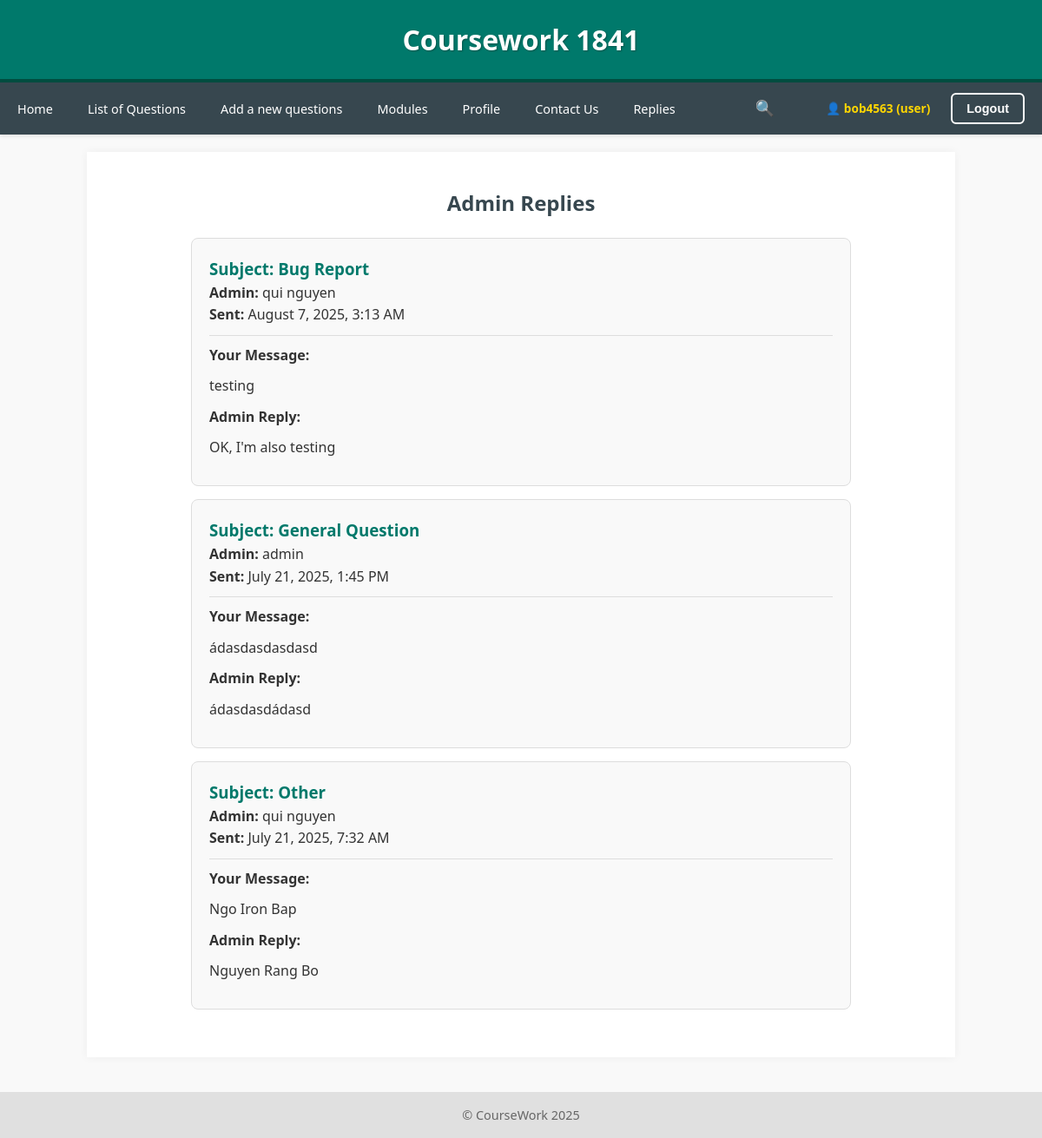
The page /CW/user_replies.php (signed in) on the database its author committed.
### tables this page shows
CREATE TABLE `admin_replies` (
  `id` int(11) NOT NULL,
  `message_id` int(11) NOT NULL,
  `admin_id` int(11) NOT NULL,
  `reply_text` text NOT NULL,
  `sent_at` timestamp NOT NULL DEFAULT current_timestamp()
);

CREATE TABLE `contact_messages` (
  `id` int(11) NOT NULL,
  `name` varchar(255) NOT NULL,
  `email` varchar(255) NOT NULL,
  `subject` varchar(255) NOT NULL,
  `message` text NOT NULL,
  `created_at` timestamp NOT NULL DEFAULT current_timestamp(),
  `is_read` tinyint(1) DEFAULT 0,
  `user_id` int(11) DEFAULT NULL
);

CREATE TABLE `user` (
  `id` int(11) NOT NULL,
  `name` varchar(255) NOT NULL,
  `email` varchar(255) NOT NULL,
  `password` varchar(255) NOT NULL,
  `role` enum('admin','user') NOT NULL DEFAULT 'user',
  `image` varchar(255) DEFAULT NULL
);

### CW/user_replies.php (called while the page is built, shortened)
<?php
include 'includ/DatabaseConnection.php';
$userId = $_SESSION['user_id'];
try {
    $stmt = $pdo->prepare("
        SELECT cm.subject, cm.message, ar.reply_text, ar.sent_at, u.name as admin_name
        FROM admin_replies ar
        JOIN contact_messages cm ON ar.message_id = cm.id
        JOIN user u ON ar.admin_id = u.id
        WHERE cm.email = (SELECT email FROM user WHERE id = ?)
        ORDER BY ar.sent_at DESC
    ");
    $stmt->execute([$userId]);
    $replies = $stmt->fetchAll();
} catch (Exception $e) {
    $error = $e->getMessage();
}
include 'tem/user_replies.html.php';
include 'tem/layout.html.php';

### CW/tem/user_replies.html.php (the view, shortened to what this page needs)
<div class="user-replies-container">
    <h2>Admin Replies</h2>
    <?php if (empty($replies)): ?>
        <p>No replies from admin yet.</p>
    <?php else: ?>
        <ul class="replies-list">
            <?php foreach ($replies as $reply): ?>
                <li class="reply-item">
                    <div class="reply-header">
                        <h3>Subject: <?= htmlspecialchars($reply['subject']) ?></h3>
                        <p><strong>Admin:</strong> <?= htmlspecialchars($reply['admin_name']) ?></p>
                        <p><strong>Sent:</strong> <?= date('F j, Y, g:i A', strtotime($reply['sent_at'])) ?></p>
                    </div>
                    <div class="reply-content">
                        <p><strong>Your Message:</strong></p>
                        <p><?= nl2br(htmlspecialchars($reply['message'])) ?></p>
                        <p><strong>Admin Reply:</strong></p>
                        <p><?= nl2br(htmlspecialchars($reply['reply_text'])) ?></p>
                    </div>
                </li>
            <?php endforeach; ?>
        </ul>
    <?php endif; ?>
</div>

### CW/css/final-cw.css (style rules this page uses)
* { margin: 0; padding: 0; box-sizing: border-box; }
body { font-family: 'Segoe UI', Tahoma, sans-serif; background-color: #f9f9f9; color: #333; line-height: 1.6; font-size: 16px; }
.user-replies-container { max-width: 800px; margin: 0 auto; padding: 20px; }
.user-replies-container h2 { text-align: center; color: #37474F; margin-bottom: 20px; }
.replies-list { list-style: none; padding: 0; }
.reply-item { background: #f9f9f9; border: 1px solid #ddd; border-radius: 8px; padding: 20px; margin-bottom: 15px; }
.reply-header { border-bottom: 1px solid #ddd; padding-bottom: 10px; margin-bottom: 10px; }
.reply-header h3 { color: #00796B; margin: 0; }
.reply-content p { margin: 10px 0; line-height: 1.6; color: #333; }
.reply-content { color: #333; line-height: 1.6; }

### rows shown on the page
admin_replies: message.subject "Bug Report", admin.name "qui nguyen", sent_at "August 7, 2025, 3:13 AM", message.message "testing", reply_text "OK, I'm also testing"
admin_replies: message.subject "General Question", admin.name "admin", sent_at "July 21, 2025, 1:45 PM", message.message "ádasdasdasdasd", reply_text "ádasdasdádasd"
admin_replies: message.subject "Other", admin.name "qui nguyen", sent_at "July 21, 2025, 7:32 AM", message.message "Ngo Iron Bap", reply_text "Nguyen Rang Bo"

### other values the page prints
$_SESSION['name'] "bob4563"
$_SESSION['role'] "user"
